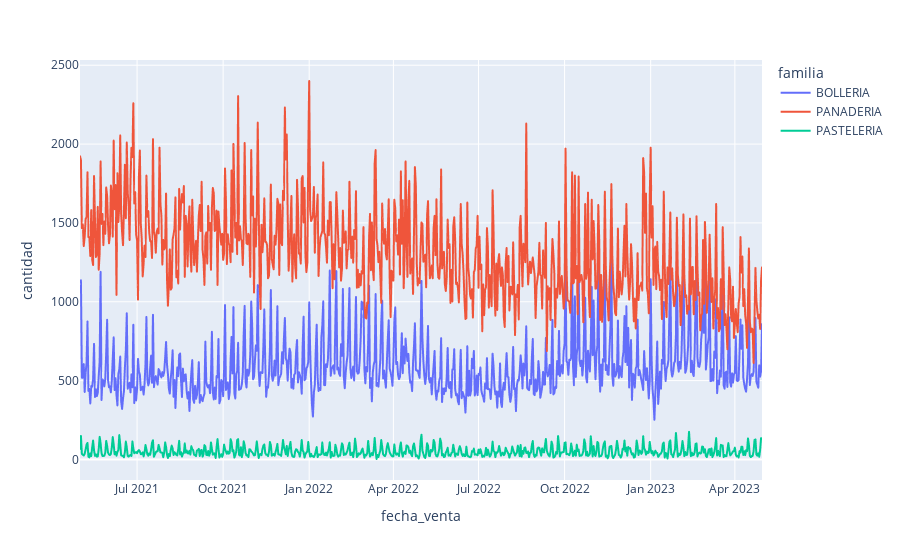

Source (notebook cell):
### Code cell
# 8
# Evolución temporal por familia de la variable "cantidad"

group = df.groupby(["familia", pd.Grouper(key="fecha_venta", freq="1D")])["cantidad"].sum().reset_index()
fig = px.line(group, x="fecha_venta", y="cantidad", color="familia")
fig.show()

### Figure 1 — Plotly figure (JSON) as saved in the notebook; plotly's stock layout.template omitted (floating-point values rounded to 4 significant figures; data arrays with more than 128 entries replaced by an {"elided": "..."} marker saying what was removed)
{"data": [{"hovertemplate": "familia=BOLLERIA<br>fecha_venta=%{x}<br>cantidad=%{y}<extra></extra>", "legendgroup": "BOLLERIA", "line": {"color": "#636efa", "dash": "solid"}, "marker": {"symbol": "circle"}, "mode": "lines", "name": "BOLLERIA", "showlegend": true, "type": "scattergl", "x": {"elided": "730 str values"}, "xaxis": "x", "y": {"elided": "730 float values"}, "yaxis": "y"}, {"hovertemplate": "familia=PANADERIA<br>fecha_venta=%{x}<br>cantidad=%{y}<extra></extra>", "legendgroup": "PANADERIA", "line": {"color": "#EF553B", "dash": "solid"}, "marker": {"symbol": "circle"}, "mode": "lines", "name": "PANADERIA", "showlegend": true, "type": "scattergl", "x": {"elided": "730 str values"}, "xaxis": "x", "y": {"elided": "730 float values"}, "yaxis": "y"}, {"hovertemplate": "familia=PASTELERIA<br>fecha_venta=%{x}<br>cantidad=%{y}<extra></extra>", "legendgroup": "PASTELERIA", "line": {"color": "#00cc96", "dash": "solid"}, "marker": {"symbol": "circle"}, "mode": "lines", "name": "PASTELERIA", "showlegend": true, "type": "scattergl", "x": {"elided": "730 str values"}, "xaxis": "x", "y": {"elided": "730 float values"}, "yaxis": "y"}], "layout": {"legend": {"title": {"text": "familia"}, "tracegroupgap": 0}, "margin": {"t": 60}, "xaxis": {"anchor": "y", "domain": [0, 1], "title": {"text": "fecha_venta"}}, "yaxis": {"anchor": "x", "domain": [0, 1], "title": {"text": "cantidad"}}}}
